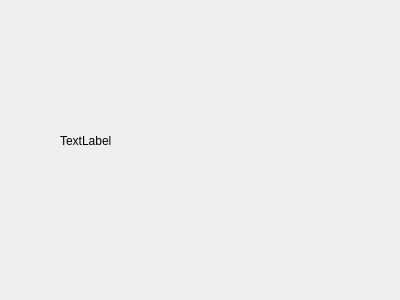
<?xml version="1.0" encoding="UTF-8"?>
<ui version="4.0">
 <class>add_Dialog</class>
 <widget class="QDialog" name="add_Dialog">
  <property name="geometry">
   <rect>
    <x>0</x>
    <y>0</y>
    <width>400</width>
    <height>300</height>
   </rect>
  </property>
  <property name="windowTitle">
   <string>Dialog</string>
  </property>
  <widget class="QLabel" name="label">
   <property name="geometry">
    <rect>
     <x>60</x>
     <y>80</y>
     <width>321</width>
     <height>121</height>
    </rect>
   </property>
   <property name="text">
    <string>TextLabel</string>
   </property>
  </widget>
 </widget>
 <resources/>
 <connections/>
</ui>
